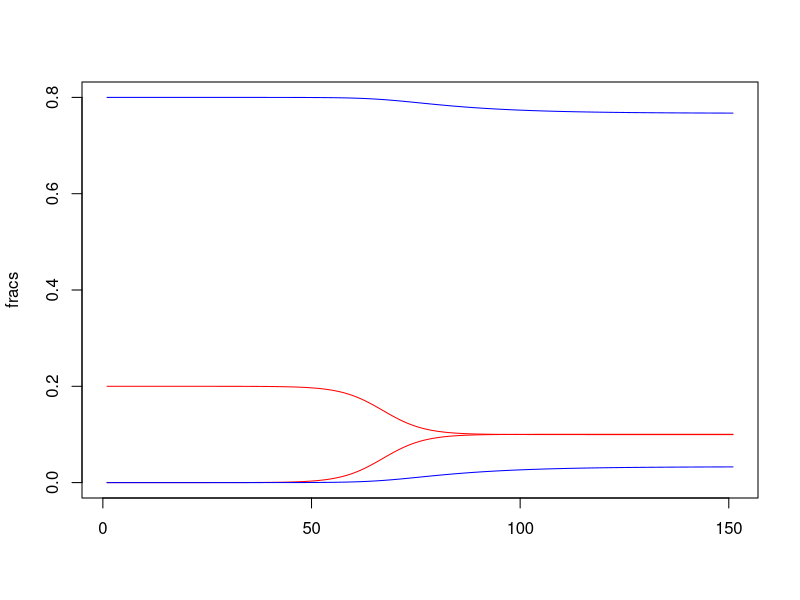
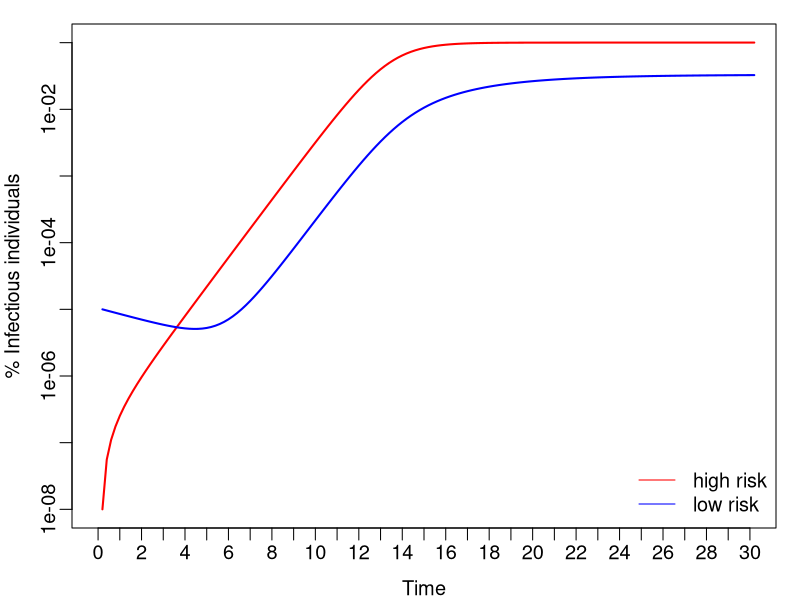

Write the R code that produced these figures, in order. (Note: this script raises an error after producing the figures.)
## Lab week 6: ODE models with diff risk groups

library(deSolve)

########################################################################
## PART1: dynamics for a 2 risk group model
########################################################################
## ODE model for 2 risk groups
SIS2riskGrs = function(t, state, parameters) {
  with(as.list(c(state, parameters)), {
    
    dSH = - betaHH * SH * IH - betaHL * SH * IL + gamma * IH
    dIH = betaHH * SH * IH + betaHL * SH * IL - gamma * IH
    dSL = - betaLL * SL * IL - betaLH * SL * IH + gamma * IL
    dIL = betaLL * SL * IL + betaLH * SL * IH - gamma * IL
    
    list(c(dSH, dIH, dSL, dIL))
  })
}
# Parameters and initial conditions.
parameters=c(betaHH = 10.0, betaHL = 0.1, betaLH = 0.1,
                betaLL = 1, gamma = 1)
NH = 0.2; NL = 1-NH;
IH = 1e-8; SH = NH-IH;
IL = 1e-5; SL = NL-IL;
state = c(SH = SH, IH = IH, SL = SL, IL = IL)

# Run the model, plot and show: 
# 1) the prevalence in each group over time
# 2) the %S in each group over time


########################
# [code to look at model outputs on log-scale]
times = seq(0, 30, by = 0.2)
sim = ode(y = state, times = times, func = SIS2riskGrs, parms = parameters);
fracs = sim[,2:5]

matplot(fracs,type='l',lty=1,col=c('red','red','blue','blue'))

## only look at the number of infectious
par(mfrow=c(1,1),cex=1.2,mgp=c(2,.5,0),mar=c(3,3,1,1))
matplot(fracs[,c(2,4)],log='y',type='l',lty=1,lwd=2,col=c('red','blue'), 
        ylab='% Infectious individuals',xlab="Time", ylim=c(1e-8,1e-1),
        xlim=c(0,30*5),xaxt='n') # time step is .2, so need to rescale
axis(1,at=0:30*5,lab=0:30)
legend('bottomright',c('high risk','low risk'),col=c('red','blue'),lty=1,bty='n')
########################

########################################################################
## PART2: Calculating R0 for the risk structured model 
## and test how R0 change with degree of assortative mixing
########################################################################
## 1. calculate R0 for the two beta matrix

beta=   # FILL IN YOUR BETA MATRIX HERE
n=c(NH,NL)      # n is the vector storing th proportion in each group
n.matrix=diag(n,2,2)  # matrix related to the population size in each group
# to see it:
View(n.matrix)

gamma=1;
R.matrix=n.matrix %*% beta / gamma
# to see the output of the eigen function:
eigen(R.matrix)
## To find R0
R0=eigen(R.matrix)$values[1]

## or directly:
R0=eigen(n.matrix %*% beta)$values[1]/gamma # %*% is matrix multiplication


## 2. proportion to both the contact numbers of the source group and the sink group
beta=matrix(0,2,2)
Ncontact=c(5,1); # number of contact in each group
Nk=c(.2,.8); # proportion of populaiton in each group
M=sum(Ncontact*Nk); # mean number of contact 
## to consider assortative mixing, use a to change the level of assortativeness
## a is the proportion of within group mixing
a=0.8; # change a to 0, .2, .4, .6, .8, 1
for(i in 1:2){
  for (j in 1:2){
    if(i==j) {
      beta[i,j]=a*Ncontact[i]/Nk[i]+(1-a)*Ncontact[i]^2/M
    } else {
      beta[i,j]=(1-a)*Ncontact[i]*Ncontact[j]/M
    }
  }
}
# compute R0 here

########################
# [code to compute all R0s for all alphas together using a big for-loop]
alphas=seq(0,1,by=.1); Rs=rep(0,length(alphas))
for(k in 1:length(alphas)){
  a=alphas[k];
  beta=matrix(0,2,2)
  for(i in 1:2){
    for (j in 1:2){
      if(i==j) {
        beta[i,j]=a*Ncontact[i]/Nk[i]+(1-a)*Ncontact[i]^2/M
      } else {
        beta[i,j]=(1-a)*Ncontact[i]*Ncontact[j]/M
      }
    }
  }
  Rs[k]=eigen(diag(Nk,2,2) %*% beta)$values[1]
}
plot(alphas,Rs,xlab='alpha',ylab='R0',type='l',lwd=2)
########################


########################################################################
## Part 3: Simulating HIV early epidemic
########################################################################
# the HIV model with 5 risk groups
HIV5riskGrs=function(t, state, parameters) {
  with(as.list(c(state, parameters)), {
    
    dS1 = nu1-sum(BETA[1,] * c(I1,I2,I3,I4,I5))* S1 - mu*S1
    dS2 = nu2-sum(BETA[2,] * c(I1,I2,I3,I4,I5))* S2 - mu*S2
    dS3 = nu3-sum(BETA[3,] * c(I1,I2,I3,I4,I5))* S3 - mu*S3
    dS4 = nu4-sum(BETA[4,] * c(I1,I2,I3,I4,I5))* S4 - mu*S4
    dS5 = nu5-sum(BETA[5,] * c(I1,I2,I3,I4,I5))* S5 - mu*S5
    
    dI1 = sum(BETA[1,] * c(I1,I2,I3,I4,I5))* S1 - mu*I1 - gamma*I1
    dI2 = sum(BETA[2,] * c(I1,I2,I3,I4,I5))* S2 - mu*I2 - gamma*I2
    dI3 = sum(BETA[3,] * c(I1,I2,I3,I4,I5))* S3 - mu*I3 - gamma*I3
    dI4 = sum(BETA[4,] * c(I1,I2,I3,I4,I5))* S4 - mu*I4 - gamma*I4
    dI5 = sum(BETA[5,] * c(I1,I2,I3,I4,I5))* S5 - mu*I5 - gamma*I5
    
    dA1 = d*gamma*I1 - mu*A1 - m*A1
    dA2 = d*gamma*I2 - mu*A2 - m*A2
    dA3 = d*gamma*I3 - mu*A3 - m*A3
    dA4 = d*gamma*I4 - mu*A4 - m*A4
    dA5 = d*gamma*I5 - mu*A5 - m*A5
    
    # cumulative incidence
    dcumA1 = d*gamma*I1
    dcumA2 = d*gamma*I2
    dcumA3 = d*gamma*I3
    dcumA4 = d*gamma*I4
    dcumA5 = d*gamma*I5
    
    list(c(dS1,dS2,dS3,dS4,dS5, dI1,dI2,dI3,dI4,dI5, 
           dA1,dA2,dA3,dA4,dA5, dcumA1,dcumA2,dcumA3,dcumA4,dcumA5))
  })
}
mu=.0312;  # in years
N=c(.06,.31,.52,.08,.03); # population in each group
NU=mu*N; # recruits to each group
gamma=.2; m=1; d=.3; # in years
beta=.0217; # scaling factor
BETA=matrix(c(rep(0,5),
              0,.65,2.15,12.9,21.5,
              0,2.15,7.17,43.1,71.8,
              0,12.9,43.1,258,431,
              0,21.5,71.8,431,718),5,5,byrow=T)*beta
I0=c(0,0,0,0,1e-5);
S0=N-I0;
A0=cumA0=rep(0,5);
parameters=c(BETA=BETA,mu=mu,gamma=gamma,m=m,d=d,
             nu1=NU[1],nu2=NU[2],nu3=NU[3],nu4=NU[4],nu5=NU[5])

state=c(S1=S0[1],S2=S0[2],S3=S0[3],S4=S0[4],S5=S0[5],
        I1=I0[1],I2=I0[2],I3=I0[3],I4=I0[4],I5=I0[5],
        A1=A0[1],A2=A0[2],A3=A0[3],A4=A0[4],A5=A0[5],
        cumA1=cumA0[1],cumA2=cumA0[2],cumA3=cumA0[3],cumA4=cumA0[4],cumA5=cumA0[5])
times=0:100;

simHIV=ode(y=state,times=times,func=HIV5riskGrs,parms=parameters);
# incidence per 1000 for each group
Incidence=(simHIV[-1,c('cumA1','cumA2','cumA3','cumA4','cumA5')]-
             simHIV[-length(times),c('cumA1','cumA2','cumA3','cumA4','cumA5')])/
          matrix(N,100,5,byrow=T)*1000
# total incidence per 1000 population
totInci=rowSums((simHIV[-1,c('cumA1','cumA2','cumA3','cumA4','cumA5')]-
                   simHIV[-length(times),c('cumA1','cumA2','cumA3','cumA4','cumA5')]))*1e3

S=simHIV[,c('S1','S2','S3','S4','S5')]/matrix(N,101,5,byrow=T)*100
totS=rowSums(simHIV[,c('S1','S2','S3','S4','S5')])*100

## plot results
par(mfrow=c(1,1),cex=1.2,mar=c(3,3,1,1),mgp=c(1.8,.5,0))
matplot(Incidence[,2:5],type='l',lty=2:5,col='black',lwd=1.5,ylim=c(0,35),
        ylab='Incidence AIDS per year per 1000',xlab='Time (years)')
lines(totInci,lwd=2)
legend('topright',leg=c('1-5','6-50','51-100','100+','total'),lty=c(2:5,1),
       col='black',lwd=c(rep(1.5,4),2),cex=.9,bty='n')

# [Q6] literature review on HIV/ADIS dynamics and (if you'd like, redo the simulation w. updated parms)
